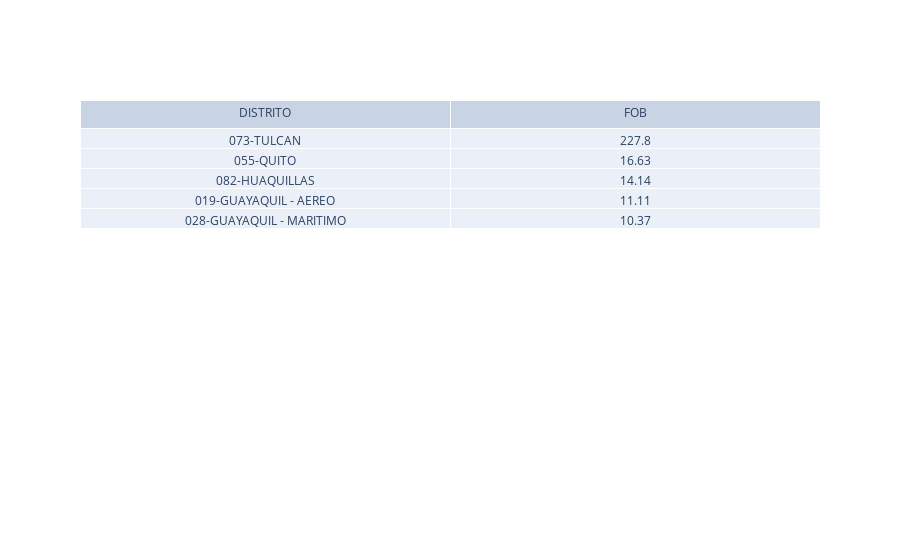

Notebook source saved alongside this figure:
### Code cell
# Crear la tabla con los datos del DataFrame data_export
table = go.Table(
    header=dict(values=list(distrito_exp.columns)),  # Usar los nombres de las columnas como encabezado
    cells=dict(values=[distrito_exp['DISTRITO'], distrito_exp['FOB']])  # Usar los valores del DataFrame
)

# Crear la figura con la tabla
fig = go.Figure(data=[table])

# Mostrar la figura
fig.show()

### Figure 1 — Plotly figure (JSON) as saved in the notebook; plotly's stock layout.template omitted (floating-point values rounded to 4 significant figures)
{"data": [{"cells": {"values": [["073-TULCAN", "055-QUITO", "082-HUAQUILLAS", "019-GUAYAQUIL - AEREO", "028-GUAYAQUIL - MARITIMO"], [227.8, 16.63, 14.14, 11.11, 10.37]]}, "header": {"values": ["DISTRITO", "FOB"]}, "type": "table"}], "layout": {}}
